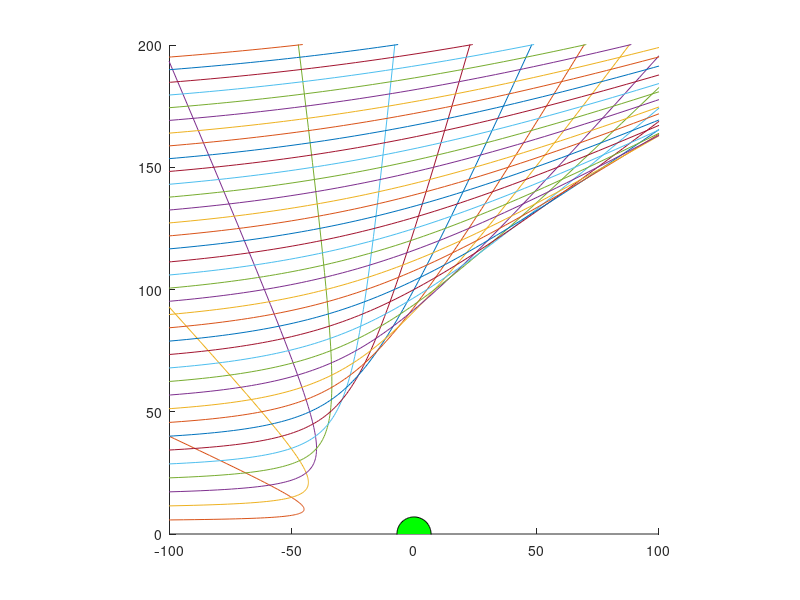

The MATLAB script that drew this image:
e2=1.44; % e^2=1.44 MeV fm
Zp=2; 
Zt=79; Nt=118; At=Zt+Nt;
Rt=1.2*At^(1/3); % Radius of target in fm
KEp=5.0; % KE of projectile in MeV
x0=-100;
hold on; axis equal; axis([-100 100 0 200]);
t=linspace(0,2*pi,100); [x,y]=pol2cart(t,Rt); fill(x,y,'g');
for b=0:5:200;
    k=Zp*Zt*e2./(2*KEp*b^2);
    t0=pi/2+atan(b*k);
    u0=-k/cos(t0);
    t=linspace(atan2(b,x0),2*t0-pi,100);
    u=u0*cos(t-t0)-k;
    [x,y]=pol2cart(t,1./u);
    plot(x,y)
end